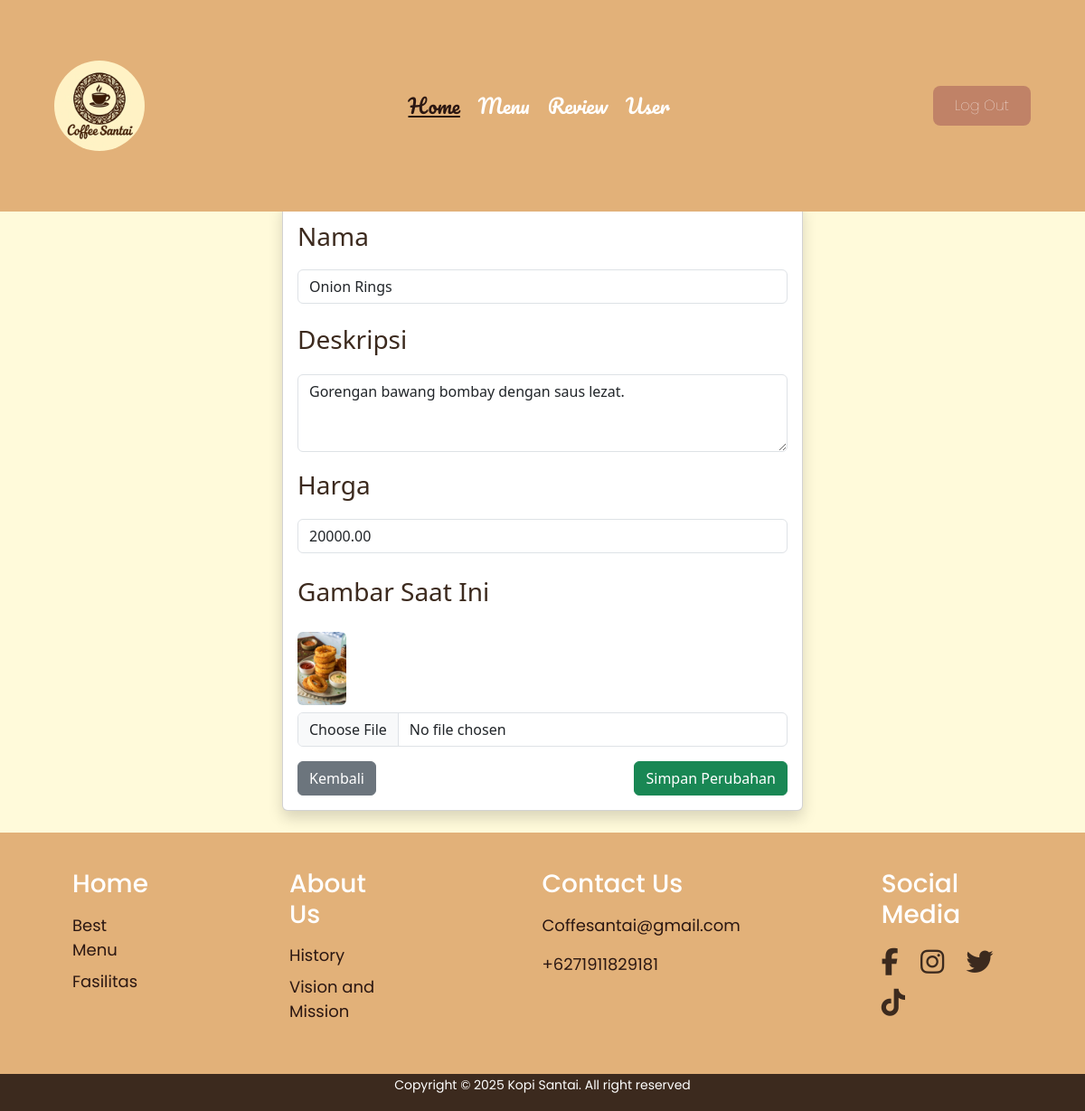
The page /admin/edit_makanan.php?id=1 (signed in) on the database its author committed.
### tables this page shows
CREATE TABLE `makanan` (
  `id` int(100) NOT NULL,
  `nama` varchar(100) NOT NULL,
  `deskripsi` text NOT NULL,
  `harga` decimal(10,2) NOT NULL,
  `gambar` varchar(100) NOT NULL
);

### admin/edit_makanan.php (the view, shortened to what this page needs)
<?php
require_once __DIR__ . '/../inc/db.php';
$id = $_GET['id'];
$sql = "SELECT * FROM makanan WHERE id = ?";
$stmt = $conn->prepare($sql);
$stmt->bind_param("i", $id);
$stmt->execute();
$result = $stmt->get_result();
$menu = $result->fetch_assoc();
?>
<!DOCTYPE html>
<html lang="en">
<head>
    <link rel="stylesheet" href="https://cdnjs.cloudflare.com/ajax/libs/font-awesome/6.5.0/css/all.min.css"/>
    <link rel="stylesheet" href="../css/top_menu.css">
    <link href="https://cdn.jsdelivr.net/npm/bootstrap@5.3.0/dist/css/bootstrap.min.css" rel="stylesheet">
</head>
</head>
<body>
    <header class="header">
        <div class="logo">
            <img src="../image/logo.jpg" alt="Logo" width="100" height="100">
        </div>
        <nav class="navbar">
            <a href="#" class="active">Home</a>
            <a href="menu.php">Menu</a>
            <a href="review.php">Review</a>
            <a href="user.php">User</a>
        </nav>
        <div class="logout">
            <a href="logout.php">Log Out</a>
        </div>
    </header>
    <main class="main">
        <div class="section-header">
            <h2>Edit Data Menu</h2>
        </div>
        <div class="container mt-5">
    <div class="card shadow">
        <div class="card-body">
            <form method="POST" enctype="multipart/form-data" action="update_makanan.php">
                <div class="mb-3">
                    <label class="form-label"><h3>Nama</h3></label>
                    <input type="text" name="nama" class="form-control" value="<?= htmlspecialchars($menu['nama']); ?>" required>
                </div>
                <div class="mb-3">
                    <label class="form-label"><h3>Deskripsi</h3></label>
                    <textarea name="deskripsi" class="form-control" rows="3" required><?= htmlspecialchars($menu['deskripsi']); ?></textarea>
                </div>
                <div class="mb-3">
                    <label class="form-label"><h3>Harga</h3></label>
                    <input type="number" name="harga" class="form-control" value="<?= $menu['harga']; ?>" required>
                </div>
                <div class="mb-3">
                    <label class="form-label"><h3>Gambar Saat Ini</h3></label><br>
                    <img src="../image/<?= htmlspecialchars($menu['gambar']); ?>" width="100" height="100" class="rounded mb-2">
                    <input type="file" name="gambar" class="form-control">
                </div>
                <div class="d-flex justify-content-between">
                    <a href="menu.php" class="btn btn-secondary">Kembali</a>
                    <button type="submit" class="btn btn-success">Simpan Perubahan</button>
                </div>
            </form>
        </div>
    </div>
</div>
    </main>
    <footer class="footer">
        <div class="footer-container">
            <div class="footer-column">
            <h3>Home</h3>
            <ul>
                <li><a href="#">Best Menu</a></li>
                <li><a href="#">Fasilitas</a></li>
            </ul>
            </div>
            <div class="footer-column">
            <h3>About Us</h3>
            <ul>
                <li><a href="#">History</a></li>
                <li><a href="#">Vision and Mission</a></li>
            </ul>
            </div>
            <div class="footer-column">
            <h3>Contact Us</h3>
            <p><a href="mailto:coffesantai@gmail.com">Coffesantai@gmail.com</a></p>
            <p><a href="tel:+6271911829181">+6271911829181</a></p>
            </div>
            <div class="footer-column">
            <h3>Social Media</h3>
            <div class="social-icons">
                <a href="#"><i class="fab fa-facebook-f"></i></a>
                <a href="#"><i class="fab fa-instagram"></i></a>
                <a href="#"><i class="fab fa-twitter"></i></a>
                <a href="#"><i class="fab fa-tiktok"></i></a>
            </div>
            </div>
        </div>
        <div class="footer-bottom">
            <p>Copyright © 2025 Kopi Santai. All right reserved</p>
        </div>
    </footer>
</body>
</html>

### css/top_menu.css (style rules this page uses)
body { margin: 0; padding: 0; }
.header { top: 0; left: 0; background-color: #E2B179; position: fixed; width: 100%; height: 19%; display: flex; justify-content: space-between; padding: 0 5%; align-items: center; box-sizing: border-box; z-index: 100; }
.logo img { border-radius: 50%; }
.navbar { display: flex; gap: 20px; }
.navbar a { font-family: Pacifico; font-size: 22px; color: #ffffff; text-decoration: none; font-weight: 500; transition: 0.8s; }
.navbar a:hover, .navbar a.active { color: #2B1712; font-weight: 200; text-decoration: underline; }
.logout { width: 10%; padding: 10px 20px; background-color: #C08267; color: #fff; font-family: 'Poppins', sans-serif; font-weight: 600; border-radius: 8px; cursor: pointer; transition: 0.8s; text-decoration: none; display: flex; justify-content: center; align-items: center; transition: 0.8s; }
.logout a { color: #fff; text-decoration: none; font-family: 'Poppins', sans-serif; font-weight: 1; }
.main { margin-top: 8.5%; padding: 2% 25%; background-color: #FFFADA; height: auto; }
.section-header { text-align: center; padding: 10px; color: #2B1712; }
.section-header h2 { font-family: 'Poppins', sans-serif; font-size: 25px; margin: 0; padding: 0; font-weight: 600; color: #2B1712; }
.card-body h3 { padding: 5% 0; color: #3c2a1e; }
.mb-3 img { width: 10%; height: auto }
.footer { background-color: #e2b179; color: #fff; font-family: 'Poppins', sans-serif; }
.footer-container { display: flex; padding: 40px 80px 20px; justify-content: flex-start; gap: 15%; }
.footer-column h3 { font-size: 28px; margin-bottom: 15px; }
.footer-column ul { list-style: none; padding: 0; }
.footer-column ul li { margin-bottom: 8px; }
.footer-column a { text-decoration: none; font-size: 18px; color: #2B1712; transition: 0.3s; }
.social-icons a { margin-right: 20px; font-size: 30px; color: #3c2a1e; transition: 0.3s; }
.footer-bottom { background-color: #3c2a1e; color: #fff; text-align: center; padding: 0; font-size: 14px; margin-top: 20px; padding: 2px 0; }

### rows shown on the page
makanan: nama "Onion Rings", deskripsi "Gorengan bawang bombay dengan saus lezat.", harga "20000.00", gambar (picture)
